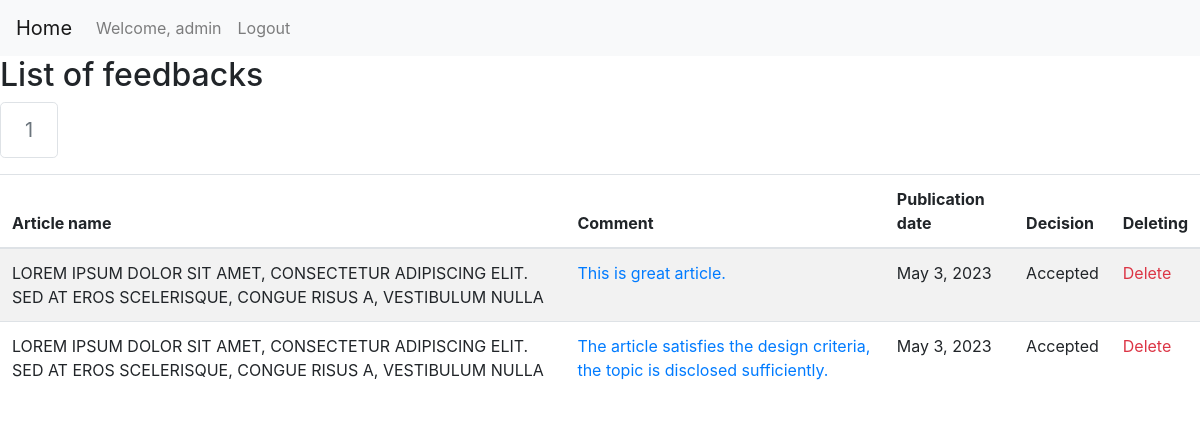
Page /my_feedbacks/1/ (signed in) on the committed database.
### journal_website/models.py (models this page shows, shortened)
class Feedback(models.Model):
    comment = models.TextField()
    article = models.ForeignKey(Article, related_name="feedback_article", on_delete=models.CASCADE)
    publication_date = models.DateField()
    user = models.ForeignKey(User, related_name="feedback_custom_user", on_delete=models.SET_NULL, null=True)
    DECISIONS = [("accepted", "Accepted"), ("rejected", "Rejected")]
    decision = models.CharField(max_length=20, choices=DECISIONS)
    class Meta:
        verbose_name_plural = "feedbacks"

class Article(models.Model):
    name = models.ForeignKey(String, related_name="article_name", on_delete=models.CASCADE)
    short_description = models.ForeignKey(String, related_name="article_short_description", on_delete=models.CASCADE)
    publication_date = models.DateField()
    file_name = models.TextField()
    authors = models.ForeignKey(String, related_name="article_authors", on_delete=models.CASCADE)
    user = models.ForeignKey(User, related_name="article_custom_user", on_delete=models.SET_NULL, null=True)
    volume = models.ForeignKey(Volume, related_name="article_volume", on_delete=models.SET_NULL, null=True)
    category = models.ForeignKey(Category, related_name="article_category", on_delete=models.SET_NULL, null=True)
    DECISIONS = [("accepted", "Accepted"), ("rejected", "Rejected"), ("awaiting_decision", "Awaiting decision")]
    decision = models.CharField(max_length=20, choices=DECISIONS)
    class Meta:
        verbose_name_plural = "articles"

class String(models.Model):
    russian = models.TextField()
    english = models.TextField(blank=True, null=True)
    def __str__(self):
        return self.english
    class Meta:
        verbose_name_plural = "strings"

### journal_website/views.py (the view)
# urls.py: path("my_feedbacks/<int:number_of_page>/", views.display_page_with_feedbacks_for_specific_user, name="specific_user_feedbacks_with_pagination"),
@login_required
@user_passes_test(user.is_user_reviewer)
def display_page_with_feedbacks_for_specific_user(request: WSGIRequest, number_of_page: int) -> HttpResponse:
	pagination_for_feedbacks = feedback.get_pagination_for_list_of_feedbacks(list_of_feedbacks=feedback.get_all_feedbacks_for_user(request.user), number_of_feedbacks_per_page=5, number_of_page_to_display=number_of_page)
	return render(request, "feedback/feedbacks_for_specific_user.html", {"pagination_for_feedbacks": pagination_for_feedbacks})

### journal_website/repositories/FeedbackRepository.py (called while the page is built)
    def get_all_feedbacks_for_user(self, user: SimpleLazyObject) -> QuerySet:
        return self.__feedback_model.objects.filter(user=user)

    def get_pagination_for_list_of_feedbacks(self, list_of_feedbacks: QuerySet, number_of_feedbacks_per_page: int, number_of_page_to_display: int) -> Page:
        paginator = Paginator(list_of_feedbacks, per_page=number_of_feedbacks_per_page)
        return paginator.get_page(number_of_page_to_display)

### journal_website/repositories/UserRepository.py (called while the page is built)
    def is_user_reviewer(self, user: SimpleLazyObject) -> bool:
        return user.groups.filter(name="Reviewers").exists()

### journal_website/templates/feedback/feedbacks_for_specific_user.html (shortened to what this page needs)
{% extends 'main/layout.html' %}
{% block body %}
{% load crispy_forms_tags %}
<body>
<nav class="navbar navbar-expand-lg navbar-light bg-light">
    <a class="navbar-brand" href="/">Home</a>
    <div class="collapse navbar-collapse" id="navbarText">
      <ul class="navbar-nav mr-auto">
        {% if user.is_authenticated %}
        <li class="nav-item">
          <a class="nav-link" href="#">Welcome, {{user.username}}</a>
        </li>
        <li class="nav-item">
          <a class="nav-link" href="/logout">Logout</a>
        </li>
        {% endif %}
      </ul>
    </div>
</nav>
<h2>List of feedbacks</h2>
<nav aria-label="Page navigation">
  <ul class="pagination pagination-lg">
    {% block pagination %}
    {% for number_of_page in pagination_for_feedbacks.paginator.get_elided_page_range %}
        {% if number_of_page == pagination_for_feedbacks.paginator.ELLIPSIS %}
          {{ number_of_page }}
        {% else %}
          {% if number_of_page == pagination_for_feedbacks.number %}
            <li class="page-item disabled">
              <a class="page-link" href="#" tabindex="-1">{{ number_of_page }}</a>
            </li>
          {% else %}
              <li class="page-item"><a class="page-link" href="{% url 'specific_user_feedbacks_with_pagination' number_of_page %}">{{ number_of_page }}</a></li>
          {% endif %}
        {% endif %}
    {% endfor %}
    {% endblock %}
  </ul>
</nav>
<div class="table-responsive">
  <table class="table table-striped">
    <thead>
      <tr>
        <th>Article name</th>
        <th>Comment</th>
        <th>Publication date</th>
        <th>Decision</th>
        <th>Deleting</th>
      </tr>
    </thead>
    <tbody>
      {% block feedback %}
        {% for feedback in pagination_for_feedbacks %}
          <tr>
            <td>{{ feedback.article.name }}</td>
            <td><a href="{% url 'update_feedback' feedback.pk %}">{{ feedback.comment }}</a></td>
            <td>{{ feedback.publication_date }}</td>
            <td>{{ feedback.get_decision_display }}</td>
            <td><a class="text-danger" href="{% url 'delete_feedback' feedback.pk %}">Delete</a></td>
          </tr>
        {% endfor %}
      {% endblock %}
    </tbody>
  </table>
</div>
</body>
{% endblock %}

### rows in the picture
Feedback: article.name "LOREM IPSUM DOLOR SIT AMET, CONSECTETUR ADIPISCING ELIT. SED AT EROS SCELERISQUE, CONGUE RISUS A, VESTIBULUM NULLA", comment "This is great article.", publication_date "May 3, 2023", decision "Accepted"
Feedback: article.name "LOREM IPSUM DOLOR SIT AMET, CONSECTETUR ADIPISCING ELIT. SED AT EROS SCELERISQUE, CONGUE RISUS A, VESTIBULUM NULLA", comment "The article satisfies the design criteria, the topic is disclosed sufficiently.", publication_date "May 3, 2023", decision "Accepted"

### other values in the picture
{{ user.username }} "admin"
{{ number_of_page }} "1"
